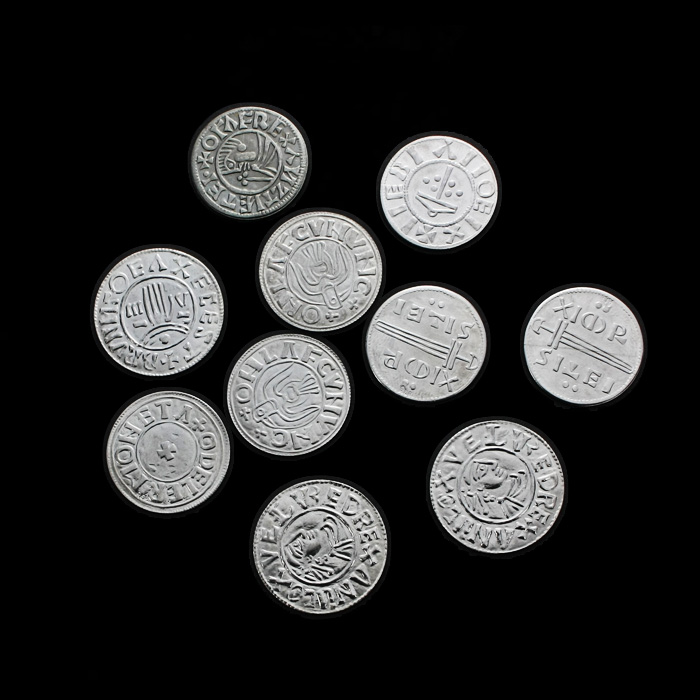
#> input picture dataset/coins.jpg, 700 x 700 px, found by its file name
$ python 62011126_w4_Code02.py
#> lines starting #> are read from the running program, lines starting #| are printed output that depends on the picture
import cv2
import numpy as np

img = cv2.imread("dataset/coins.jpg")
#> img is the input picture: shape (700, 700, 3); mean B, G, R 41.9, 42.1, 41.9
kernel = np.ones((3,3),np.uint8)

_,bw = cv2.threshold(img,40,255,cv2.THRESH_BINARY)
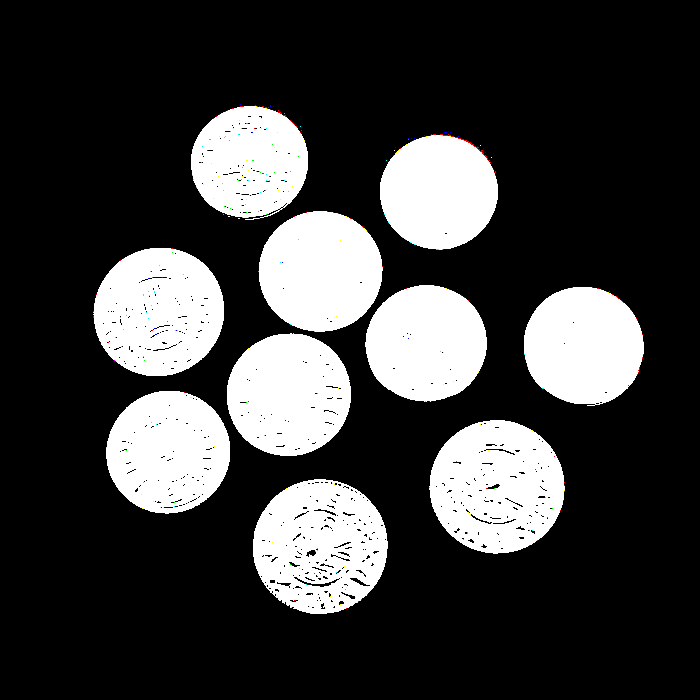
#> bw: shape (700, 700, 3); mean B, G, R 61.7, 61.7, 61.8
open1 = cv2.morphologyEx(bw,cv2.MORPH_OPEN,kernel)
CLOSE = cv2.morphologyEx(open1,cv2.MORPH_CLOSE,kernel,iterations = 2)
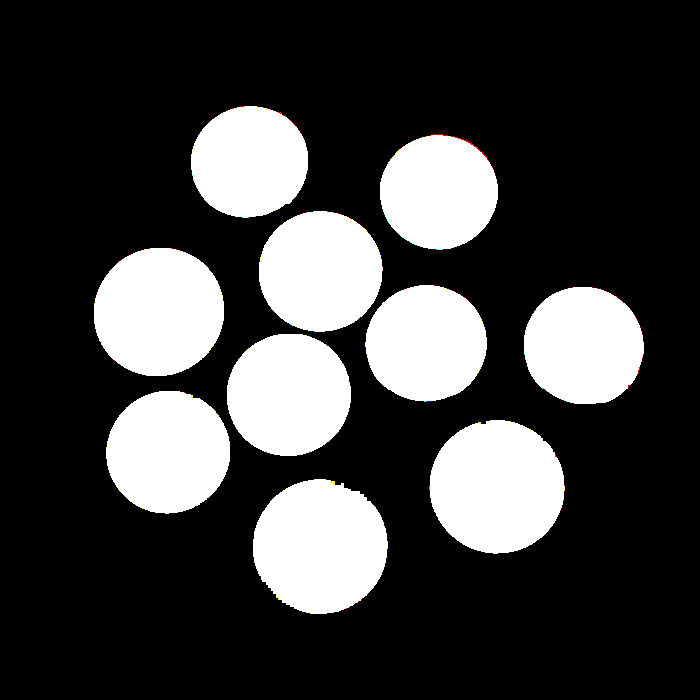
#> CLOSE: shape (700, 700, 3); mean B, G, R 62.7, 62.7, 62.8

cv2.imshow("original",img)
cv2.imshow("OPEN",open1)
cv2.imshow("CLOSE",CLOSE)
cv2.waitKey(0)
cv2.destroyAllWindows()
